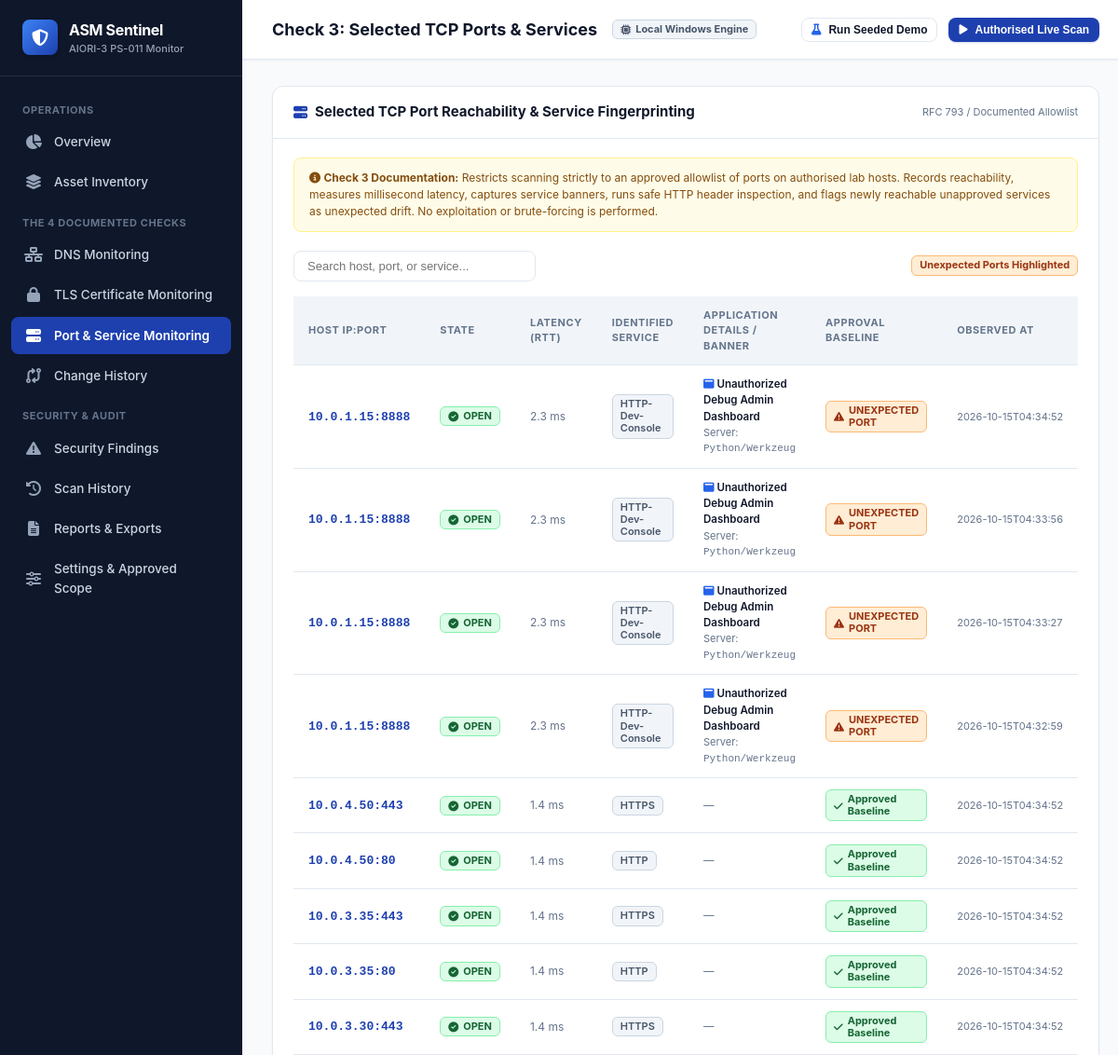
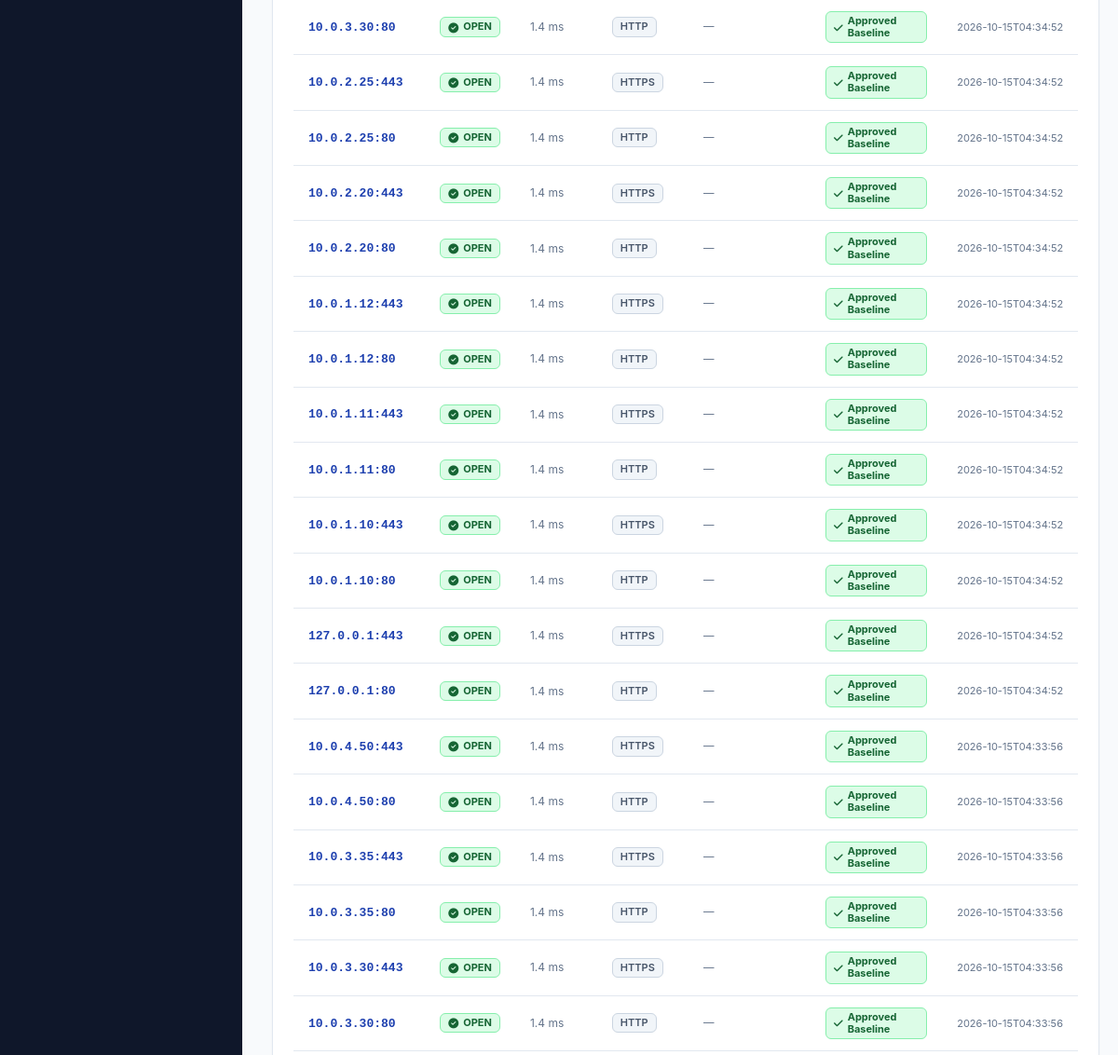
Page /ports (upper part) on the earlier database version (2 pictures, top to bottom).
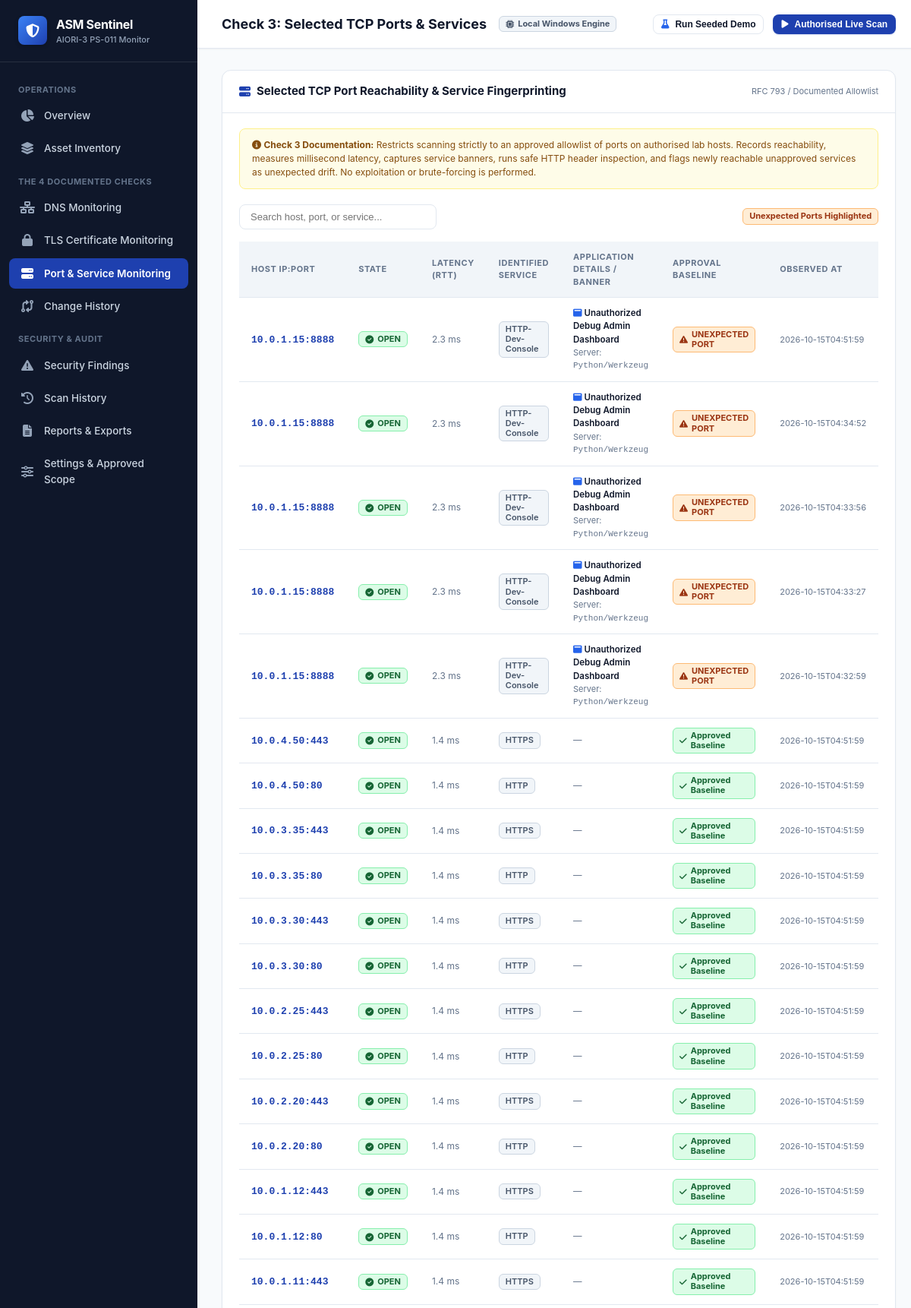
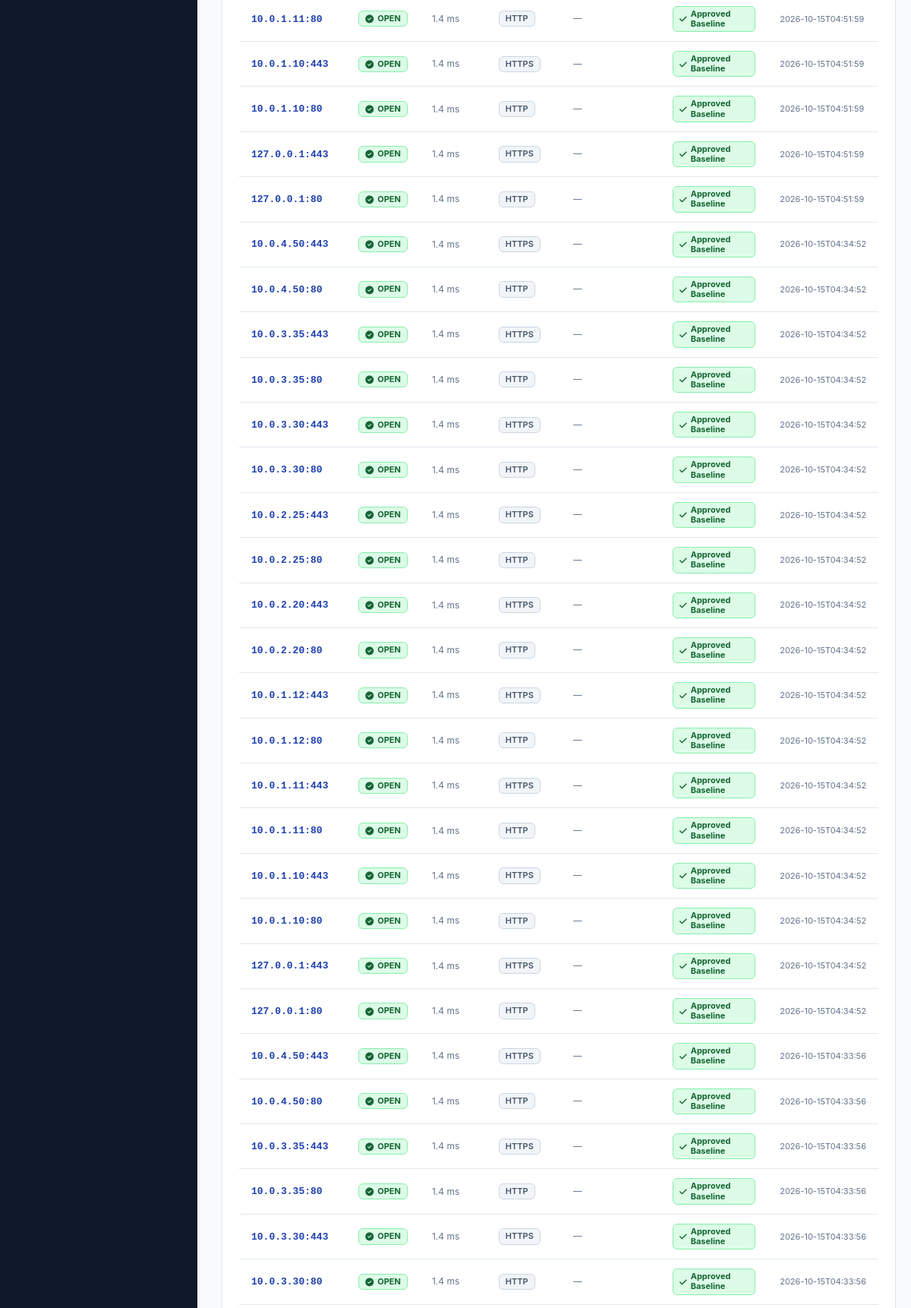
Same page on the later database version (2 pictures, top to bottom).
### tables this page shows
CREATE TABLE port_observations (
            id INTEGER PRIMARY KEY AUTOINCREMENT,
            scan_run_id INTEGER NOT NULL,
            asset_id INTEGER,
            host_ip TEXT NOT NULL,
            port INTEGER NOT NULL,
            protocol TEXT DEFAULT 'TCP',
            state TEXT NOT NULL CHECK(state IN ('OPEN', 'CLOSED', 'FILTERED')),
            latency_ms REAL,
            service_name TEXT,
            banner TEXT,
            is_http INTEGER DEFAULT 0,
            http_status INTEGER,
            http_title TEXT,
            server_header TEXT,
            tech_stack TEXT,
            security_headers TEXT,
            is_unexpected INTEGER DEFAULT 0,
            observed_at TEXT NOT NULL,
            FOREIGN KEY (scan_run_id) REFERENCES scan_runs (id) ON DELETE CASCADE,
            FOREIGN KEY (asset_id) REFERENCES assets (id) ON DELETE SET NULL
        );

### app.py (the view)
@app.route("/ports")
def ports_page():
    conn = get_db_connection()
    cursor = conn.cursor()
    cursor.execute("""
        SELECT * FROM port_observations
        ORDER BY is_unexpected DESC, state ASC, id DESC LIMIT 500
    """)
    ports = [dict(r) for r in cursor.fetchall()]
    conn.close()
    return render_template("ports.html", active_page="ports", ports=ports)

### database.py (called while the page is built)
def get_db_connection():
    conn = sqlite3.connect(DATABASE_PATH)
    conn.row_factory = sqlite3.Row
    conn.execute("PRAGMA foreign_keys = ON")
    return conn

### templates/ports.html (shortened to what the changed rows need)
{% extends "base.html" %}
{% block page_title %}Check 3: Selected TCP Ports &amp; Services{% endblock %}
{% block content %}
<div class="card">
  <div class="card-body">
    <div class="table-responsive">
      <table class="data-table" id="portTable">
        <thead>
          <tr>
            <th>Host IP:Port</th>
            <th>State</th>
            <th>Latency (RTT)</th>
            <th>Identified Service</th>
            <th>Application Details / Banner</th>
            <th>Approval Baseline</th>
            <th>Observed At</th>
          </tr>
        </thead>
        <tbody>
          {% for p in ports %}
          <tr>
            <td>
              <strong style="color: #1e40af; font-family: monospace;">{{ p.host_ip }}:{{ p.port }}</strong>
            </td>
            <td>
              {% if p.state == 'OPEN' %}
                <span class="badge badge-success"><i class="fa-solid fa-circle-check"></i> OPEN</span>
              {% elif p.state == 'FILTERED' %}
                <span class="badge badge-medium"><i class="fa-solid fa-filter"></i> FILTERED</span>
              {% else %}
                <span class="badge badge-neutral">CLOSED</span>
              {% endif %}
            </td>
            <td style="font-size: 12px; color: var(--text-muted);">{{ p.latency_ms or '—' }} ms</td>
            <td>
              <span class="badge badge-neutral" style="font-weight: 600;">{{ p.service_name or 'TCP' }}</span>
            </td>
            <td style="font-size: 11.5px; max-width: 320px;">
              {% if p.http_title %}
                <div style="font-weight: 600; color: var(--navy-dark);"><i class="fa-solid fa-window-maximize" style="color: #2563eb;"></i> {{ p.http_title }}</div>
              {% endif %}
              {% if p.server_header %}
                <div style="color: var(--text-muted); font-size: 11px;">Server: <code>{{ p.server_header }}</code></div>
              {% elif p.banner %}
                <div style="font-family: monospace; font-size: 10.5px; color: #475569; overflow: hidden; text-overflow: ellipsis; white-space: nowrap;">{{ p.banner[:60] }}</div>
              {% else %}
                <span style="color: var(--text-muted);">—</span>
              {% endif %}
            </td>
            <td>
              {% if p.is_unexpected %}
                <span class="badge badge-high"><i class="fa-solid fa-triangle-exclamation"></i> UNEXPECTED PORT</span>
              {% else %}
                <span class="badge badge-success"><i class="fa-solid fa-check"></i> Approved Baseline</span>
              {% endif %}
            </td>
            <td style="font-size: 11px; color: var(--text-muted); white-space: nowrap;">{{ p.observed_at[:19] }}</td>
          </tr>
          {% else %}
          <tr>
            <td colspan="7" style="text-align: center; padding: 24px; color: var(--text-muted);">
              No port observations recorded. Run a scan to inspect services.
            </td>
          </tr>
          {% endfor %}
        </tbody>
      </table>
    </div>
  </div>
</div>
{% endblock %}

Differences in the rows shown:
added port_observations: host_ip "10.0.1.15", port "8888", state "OPEN" (drawn), latency_ms "2.3", service_name "HTTP-Dev-Console", http_title "Unauthorized Debug Admin Dashboard", server_header "Python/Werkzeug", is_unexpected 1 (drawn), observed_at "2026-10-15T04:51:59"
added port_observations: host_ip "10.0.4.50", port "443", state "OPEN" (drawn), latency_ms "1.4", service_name "HTTPS", is_unexpected 0 (drawn), observed_at "2026-10-15T04:51:59"
added port_observations: host_ip "10.0.4.50", port "80", state "OPEN" (drawn), latency_ms "1.4", service_name "HTTP", is_unexpected 0 (drawn), observed_at "2026-10-15T04:51:59"
added port_observations: host_ip "10.0.3.35", port "443", state "OPEN" (drawn), latency_ms "1.4", service_name "HTTPS", is_unexpected 0 (drawn), observed_at "2026-10-15T04:51:59"
added port_observations: host_ip "10.0.3.35", port "80", state "OPEN" (drawn), latency_ms "1.4", service_name "HTTP", is_unexpected 0 (drawn), observed_at "2026-10-15T04:51:59"
added port_observations: host_ip "10.0.3.30", port "443", state "OPEN" (drawn), latency_ms "1.4", service_name "HTTPS", is_unexpected 0 (drawn), observed_at "2026-10-15T04:51:59"
added port_observations: host_ip "10.0.3.30", port "80", state "OPEN" (drawn), latency_ms "1.4", service_name "HTTP", is_unexpected 0 (drawn), observed_at "2026-10-15T04:51:59"
added port_observations: host_ip "10.0.2.25", port "443", state "OPEN" (drawn), latency_ms "1.4", service_name "HTTPS", is_unexpected 0 (drawn), observed_at "2026-10-15T04:51:59"
added port_observations: host_ip "10.0.2.25", port "80", state "OPEN" (drawn), latency_ms "1.4", service_name "HTTP", is_unexpected 0 (drawn), observed_at "2026-10-15T04:51:59"
added port_observations: host_ip "10.0.2.20", port "443", state "OPEN" (drawn), latency_ms "1.4", service_name "HTTPS", is_unexpected 0 (drawn), observed_at "2026-10-15T04:51:59"
added port_observations: host_ip "10.0.2.20", port "80", state "OPEN" (drawn), latency_ms "1.4", service_name "HTTP", is_unexpected 0 (drawn), observed_at "2026-10-15T04:51:59"
added port_observations: host_ip "10.0.1.12", port "443", state "OPEN" (drawn), latency_ms "1.4", service_name "HTTPS", is_unexpected 0 (drawn), observed_at "2026-10-15T04:51:59"
added port_observations: host_ip "10.0.1.12", port "80", state "OPEN" (drawn), latency_ms "1.4", service_name "HTTP", is_unexpected 0 (drawn), observed_at "2026-10-15T04:51:59"
added port_observations: host_ip "10.0.1.11", port "443", state "OPEN" (drawn), latency_ms "1.4", service_name "HTTPS", is_unexpected 0 (drawn), observed_at "2026-10-15T04:51:59"
added port_observations: host_ip "10.0.1.11", port "80", state "OPEN" (drawn), latency_ms "1.4", service_name "HTTP", is_unexpected 0 (drawn), observed_at "2026-10-15T04:51:59"
added port_observations: host_ip "10.0.1.10", port "443", state "OPEN" (drawn), latency_ms "1.4", service_name "HTTPS", is_unexpected 0 (drawn), observed_at "2026-10-15T04:51:59"
added port_observations: host_ip "10.0.1.10", port "80", state "OPEN" (drawn), latency_ms "1.4", service_name "HTTP", is_unexpected 0 (drawn), observed_at "2026-10-15T04:51:59"
added port_observations: host_ip "127.0.0.1", port "443", state "OPEN" (drawn), latency_ms "1.4", service_name "HTTPS", is_unexpected 0 (drawn), observed_at "2026-10-15T04:51:59"
added port_observations: host_ip "127.0.0.1", port "80", state "OPEN" (drawn), latency_ms "1.4", service_name "HTTP", is_unexpected 0 (drawn), observed_at "2026-10-15T04:51:59"
